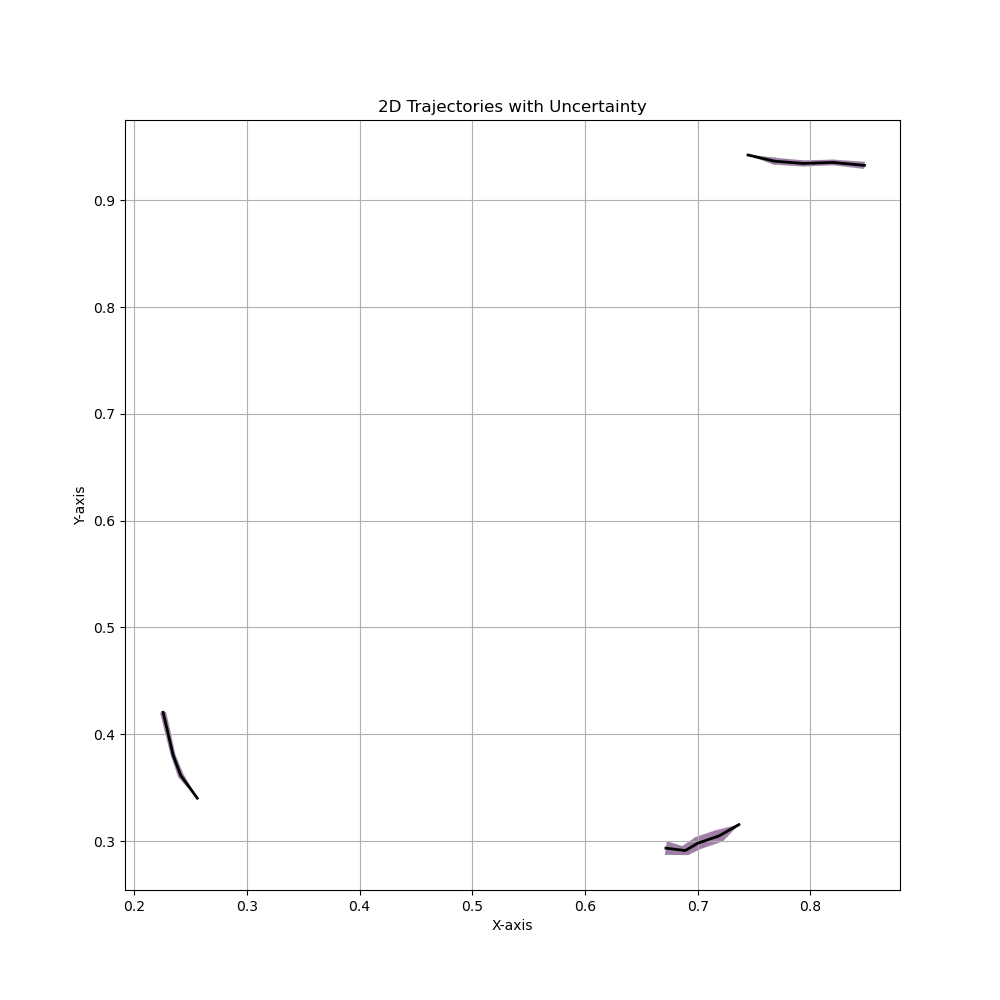

Source code (Python):
import numpy as np
from uvisbox.UncertaintyTube.uncertainty_tube_2D import project_points_onto_line, uncertainty_tube_2D
import matplotlib.pyplot as plt

from uvisbox.Datasets.flow2d import double_gyre

def test_project_points_onto_line():
    # Define a line from (0,0) to (1,0)
    point0 = np.array([0.0, 0.0])
    point1 = np.array([1.0, 0.0])
    # Points to project: above, below, and on the line
    points = np.array([
        [0.5, 1.0],
        [0.5, -1.0],
        [0.5, 0.0]
    ])
    projections = project_points_onto_line(point0, point1, points)
    expected = np.array([
        [1, 1.0],
        [1, -1.0],
        [1, 0.0]
    ])
    projection_error = np.linalg.norm(projections - expected, axis=1)
    if not np.all(projection_error < 1e-6):
        print("Projections:\n", projections)
        print("Expected:\n", expected)
        print("Errors:\n", projection_error)
        print("test_project_points_onto_line FAILED.")
    else:
        print("test_project_points_onto_line PASSED.")

def test_uncertainty_tube_2D():
    # Create synthetic trajectory data
    n_trajectories = 3
    n_time_steps = 100
    n_ensemble_members = 10

    # random place 3 trajectories in the domain [0,2] x [0,1]
    np.random.seed(42)
    trajectories = np.zeros((n_trajectories, n_time_steps, n_ensemble_members, 2))
    for i in range(n_trajectories):
        start_x = np.random.uniform(0, 2)
        start_y = np.random.uniform(0, 1)
        for j in range(n_ensemble_members):
            trajectories[i, 0, j] = [start_x + np.random.normal(0, 0.05), start_y + np.random.normal(0, 0.05)]
        for t in range(1, n_time_steps):
            for j in range(n_ensemble_members):
                u, v = double_gyre(trajectories[i, t-1, j, 0], trajectories[i, t-1, j, 1], t*0.1)
                trajectories[i, t, j] = trajectories[i, t-1, j] + np.array([u, v]) * 0.1 + np.random.normal(0, 0.01, size=2)

    fig, ax = uncertainty_tube_2D(trajectories)

if __name__ == "__main__":
    test_project_points_onto_line()
    test_uncertainty_tube_2D()
    print("All tests passed.")

  
